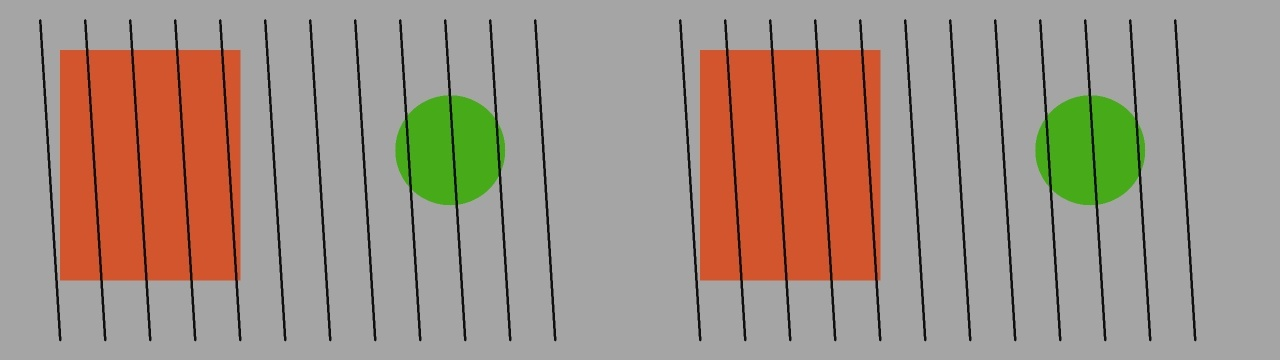
#> input picture evaluation/assets/clean+preprocess.jpg, 1280 x 360 px
$ python -i quality.py   (imports and definitions only)   (older library calls are emulated)
#> lines starting #> are read from the running program, lines starting #| are printed output that depends on the picture
#> further down, picture is the input picture: shape (360, 1280, 3); mean B, G, R 133.1, 145.3, 163
"""Lightweight frame-quality statistics (no ML).

Scores are cheap OpenCV/NumPy features used to decide preprocessing
and to label evaluation conditions.
"""

from __future__ import annotations

from typing import Any

import cv2
import numpy as np

# Thresholds tuned for typical webcam / 720p–1080p BGR frames.
LOW_LIGHT_BRIGHTNESS = 55.0
BLURRY_LAPLACIAN_VAR = 80.0
NOISY_RESIDUAL_STD = 8.5


def _as_gray(frame: np.ndarray) -> np.ndarray:
    if frame.ndim == 2:
        return frame
    return cv2.cvtColor(frame, cv2.COLOR_BGR2GRAY)
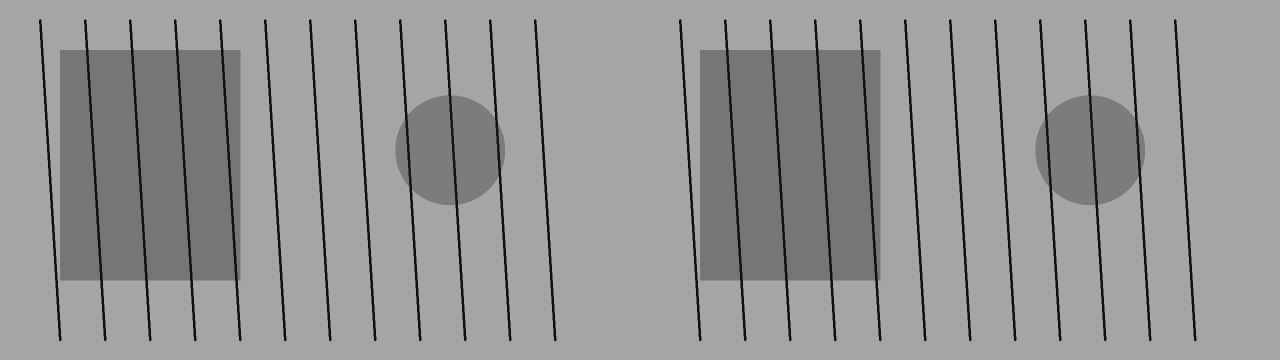
#> returned value: shape (360, 1280); min 7, max 172, mean 149.2


def analyze_quality(frame: np.ndarray) -> dict[str, Any]:
    """Return brightness, blur, and noise estimates plus human-readable flags.

    - brightness: mean gray intensity in [0, 255]
    - blur_score: Laplacian variance (lower => more blur)
    - noise_score: std of high-frequency residual after a light Gaussian
    - flags: subset of {"low_light", "blurry", "noisy"}
    """
    if frame is None or frame.size == 0:
        raise ValueError("analyze_quality requires a non-empty frame")

    gray = _as_gray(frame)
    brightness = float(np.mean(gray))
#> brightness = 149.2

    # Variance of Laplacian is a standard no-reference blur metric.
    laplacian = cv2.Laplacian(gray, cv2.CV_64F)
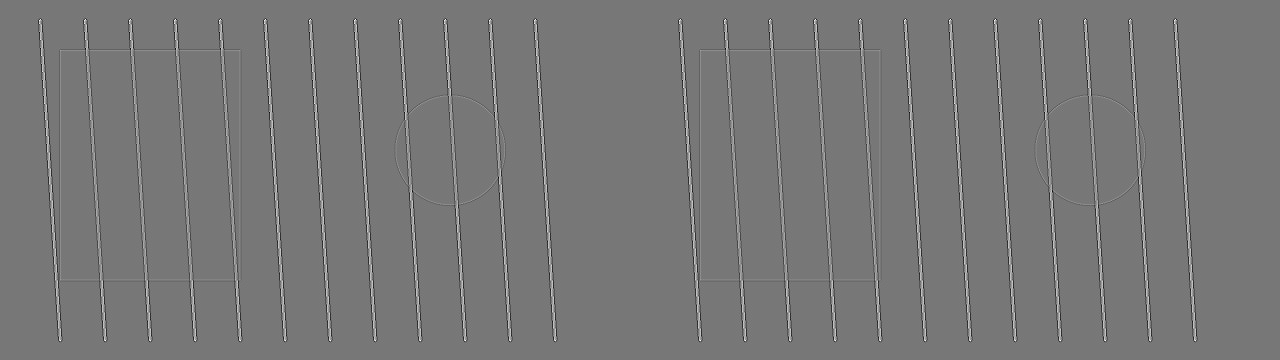
#> laplacian: shape (360, 1280) float64; min -252, max 284, mean 0; drawn with min black and max white
    blur_score = float(laplacian.var())
#> blur_score = 870.2

    # Residual after mild blur approximates sensor/compression grain.
    smoothed = cv2.GaussianBlur(gray, (3, 3), 0)
    residual = gray.astype(np.float32) - smoothed.astype(np.float32)
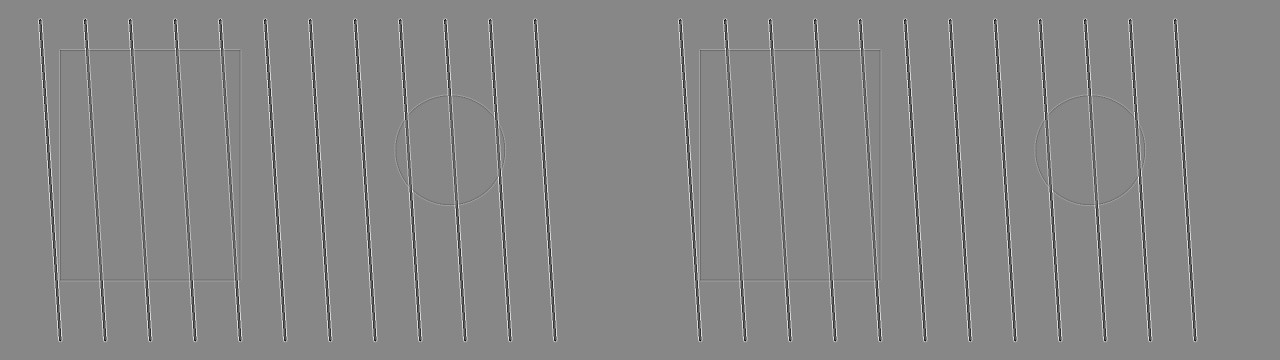
#> residual: shape (360, 1280) float32; min -60, max 53, mean 0; drawn with min black and max white
    noise_score = float(np.std(residual))
#> noise_score = 7.13

    flags: list[str] = []
    if brightness < LOW_LIGHT_BRIGHTNESS:
        flags.append("low_light")
    if blur_score < BLURRY_LAPLACIAN_VAR:
        flags.append("blurry")
    if noise_score > NOISY_RESIDUAL_STD:
        flags.append("noisy")

    return {
        "brightness": round(brightness, 2),
        "blur_score": round(blur_score, 2),
        "noise_score": round(noise_score, 2),
        "flags": flags,
    }

>>> import cv2
>>> picture = cv2.imread('../evaluation/assets/clean+preprocess.jpg')
>>> result = analyze_quality(picture)
#> result = {'brightness': 149.2, 'blur_score': 870.2, 'noise_score': 7.13, 'flags': []}
